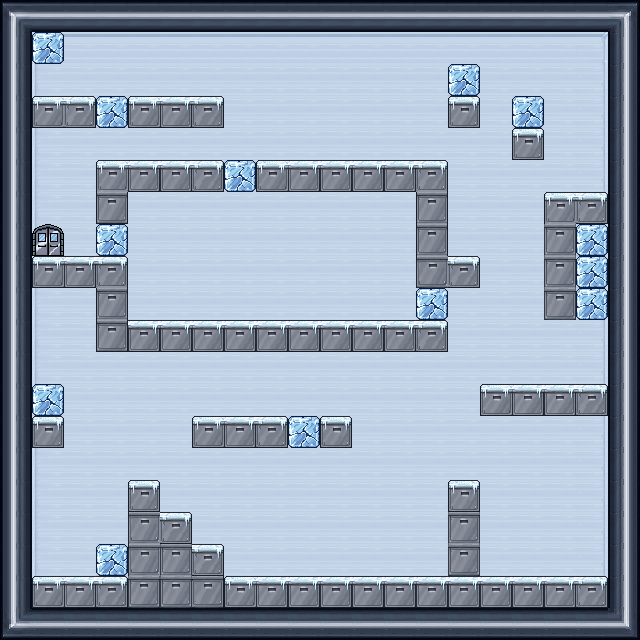

Rendered tile map (Tiled .tmx) drawn with the repository's tilesets; below, a short description and the full map source, tile grids included:
An orthogonal 20x20 tile map with 32x32 px tiles, 2 tile layers (Capa de patrones 1, Capa de patrones 2).

<map version="1.10" tiledversion="1.12.2" orientation="orthogonal" renderorder="right-down" width="20" height="20" tilewidth="32" tileheight="32" infinite="0" nextlayerid="3" nextobjectid="1">
 <tileset firstgid="1" source="fridge.tsx" />
 <layer id="1" name="Capa de patrones 1" width="20" height="20">
  <data encoding="csv">
28,29,29,29,29,29,29,29,29,29,29,29,29,29,29,29,29,29,29,30,
36,4,5,5,5,5,5,5,5,5,5,5,5,5,5,5,5,5,6,38,
36,12,13,13,13,13,13,13,13,13,13,13,13,13,13,13,13,13,14,38,
36,12,13,13,13,13,13,13,13,13,13,13,13,13,13,13,13,13,14,38,
36,12,13,13,13,13,13,13,13,13,13,13,13,13,13,13,13,13,14,38,
36,12,13,13,13,13,13,13,13,13,13,13,13,13,13,13,13,13,14,38,
36,12,13,13,13,13,13,13,13,13,13,13,13,13,13,13,13,13,14,38,
36,12,13,13,13,13,13,13,13,13,13,13,13,13,13,13,13,13,14,38,
36,12,13,13,13,13,13,13,13,13,13,13,13,13,13,13,13,13,14,38,
36,12,13,13,13,13,13,13,13,13,13,13,13,13,13,13,13,13,14,38,
36,12,13,13,13,13,13,13,13,13,13,13,13,13,13,13,13,13,14,38,
36,12,13,13,13,13,13,13,13,13,13,13,13,13,13,13,13,13,14,38,
36,12,13,13,13,13,13,13,13,13,13,13,13,13,13,13,13,13,14,38,
36,12,13,13,13,13,13,13,13,13,13,13,13,13,13,13,13,13,14,38,
36,12,13,13,13,13,13,13,13,13,13,13,13,13,13,13,13,13,14,38,
36,12,13,13,13,13,13,13,13,13,13,13,13,13,13,13,13,13,14,38,
36,12,13,13,13,13,13,13,13,13,13,13,13,13,13,13,13,13,14,38,
36,12,13,13,13,13,13,13,13,13,13,13,13,13,13,13,13,13,14,38,
36,12,21,21,21,21,21,21,21,21,21,21,21,21,21,21,21,21,22,38,
44,45,45,45,45,45,45,45,45,45,45,45,45,45,45,45,45,45,45,46
</data>
 </layer>
 <layer id="2" name="Capa de patrones 2" width="20" height="20">
  <data encoding="csv">
0,0,0,0,0,0,0,0,0,0,0,0,0,0,0,0,0,0,0,0,
0,7,0,0,0,5,0,0,0,0,0,0,0,0,0,0,0,0,6,0,
0,0,0,0,0,0,13,0,0,0,0,0,0,0,7,0,0,0,0,0,
0,1,3,7,1,2,3,13,0,0,0,0,0,0,15,0,7,0,0,0,
0,0,0,0,0,0,0,0,0,0,0,0,0,0,0,0,15,0,0,0,
0,0,0,9,2,2,3,7,1,2,2,2,2,11,0,0,0,0,0,0,
0,0,0,31,0,0,0,0,0,0,0,0,0,23,0,0,0,9,3,0,
0,39,0,7,0,0,0,0,0,0,0,0,0,23,0,0,0,18,7,0,
0,1,2,11,0,0,0,0,0,0,0,0,0,25,3,0,0,18,7,0,
0,0,0,23,0,0,0,0,0,0,0,0,0,7,0,0,0,26,7,0,
0,0,0,31,2,2,2,2,2,2,2,2,2,3,0,0,0,0,0,0,
0,0,0,0,0,0,0,0,0,0,0,0,0,0,0,0,0,0,0,0,
0,7,0,0,0,0,0,0,0,0,0,0,0,0,0,1,2,2,3,0,
0,15,0,0,0,0,1,2,3,7,15,0,0,0,0,0,0,0,0,0,
0,0,0,0,0,0,0,0,0,0,0,0,0,0,0,0,0,0,0,0,
0,0,0,0,15,0,0,0,0,0,0,0,0,0,15,0,0,0,0,0,
0,0,0,0,17,3,0,0,0,0,0,0,0,0,18,0,0,0,0,0,
0,0,0,7,17,18,3,0,0,0,0,0,0,0,26,0,0,0,0,0,
0,1,2,3,26,26,27,1,2,2,2,2,2,2,2,2,2,2,3,0,
0,0,0,0,0,0,0,0,0,0,0,0,0,0,0,0,0,0,0,0
</data>
 </layer>
</map>
